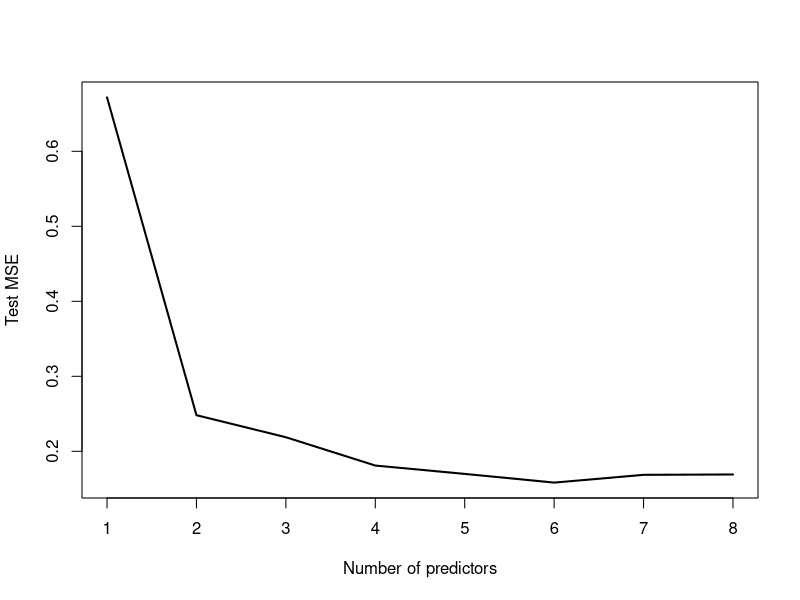
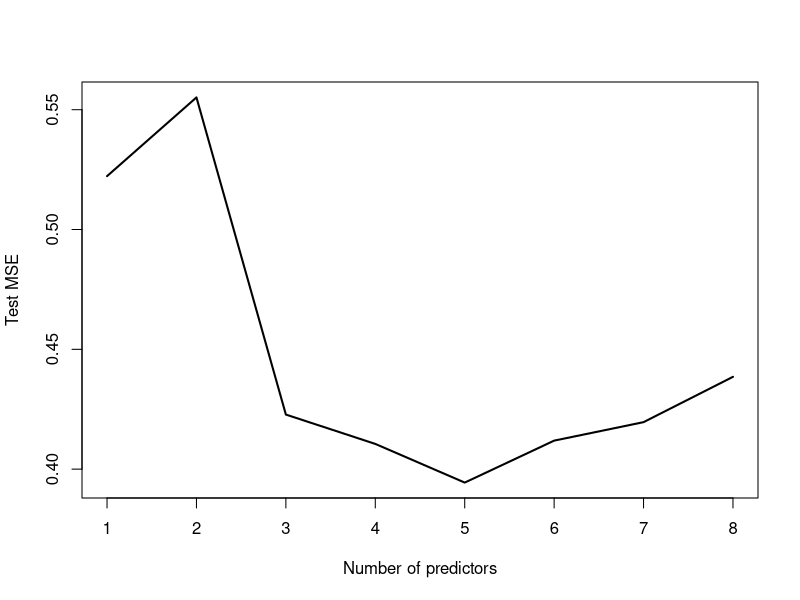
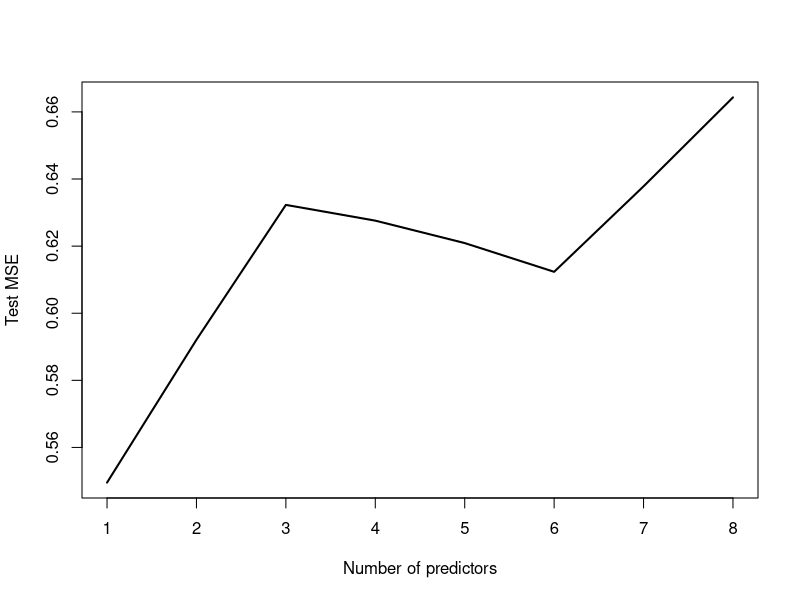
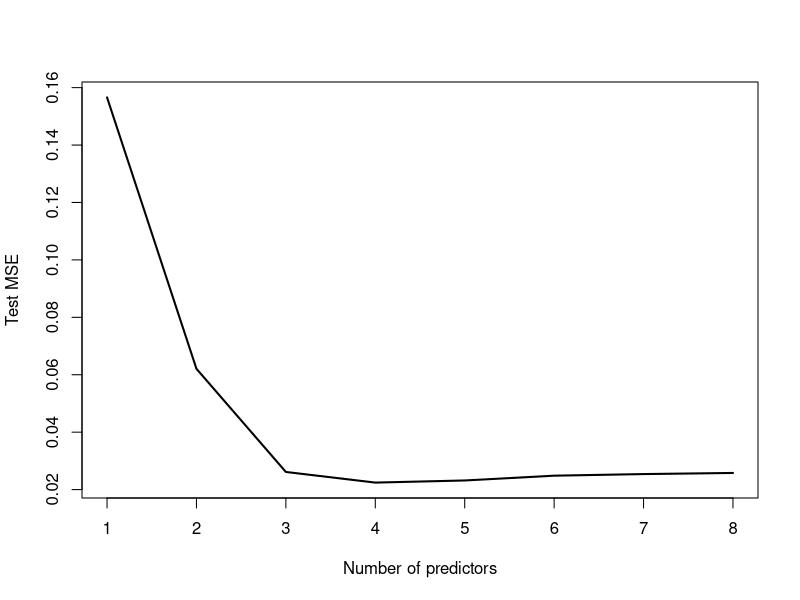
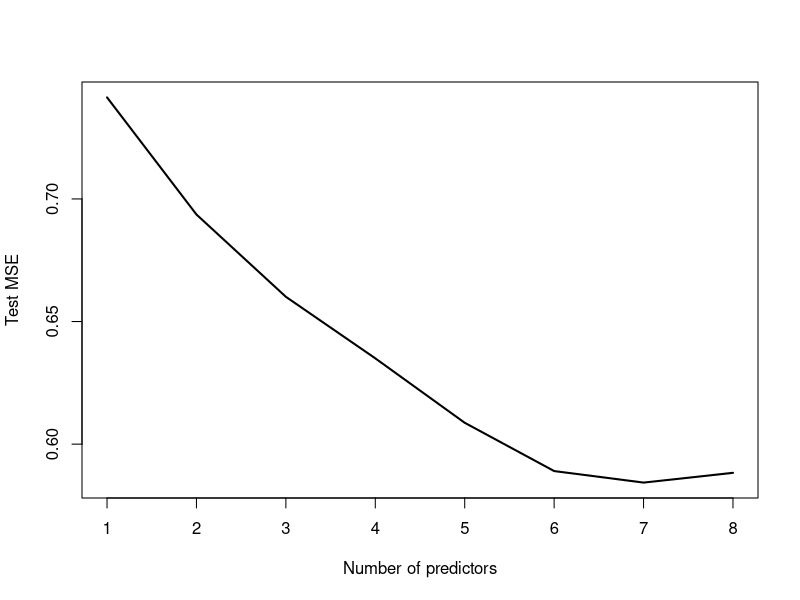
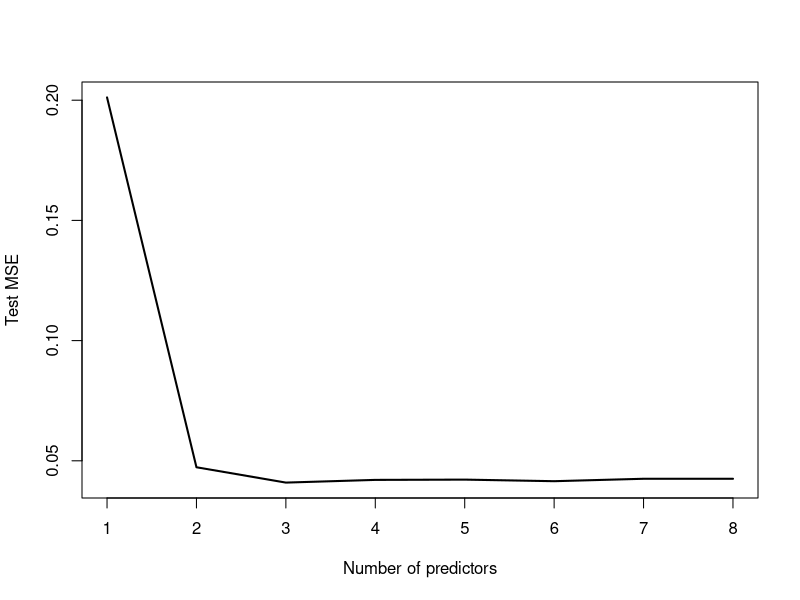
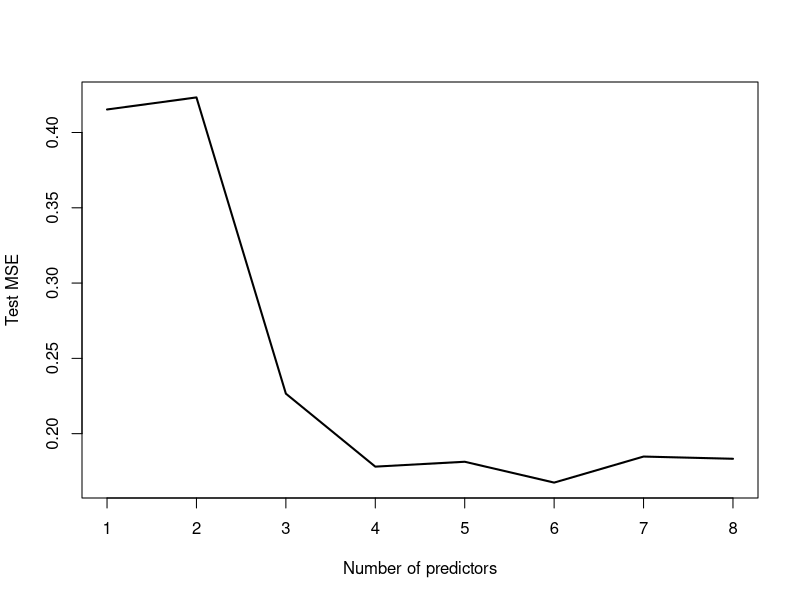
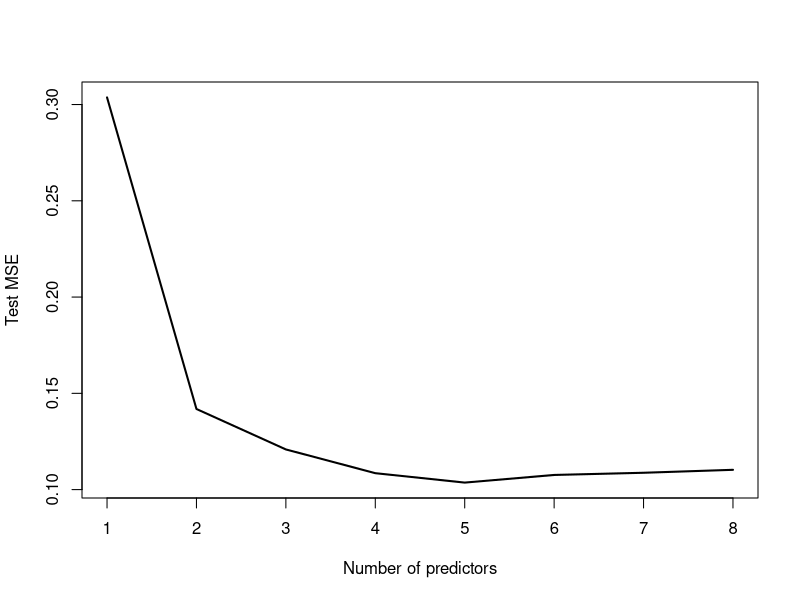

These figures' R source, in order:
install.packages("readr")
install.packages("leaps")
install.packages("caret")
library(leaps)
library(readr)
library(caret)
dat = read_csv("Work10_final.csv", col_types = cols(Abb = col_skip(), polymer = col_skip()))
View(dat)

preproc1 <- preProcess(dat, method=c("center", "scale"))
dat_norm <- predict(preproc1, dat)
dat = dat_norm

MSE_store = matrix(as.vector(0), nrow=9, ncol=8, byrow = TRUE)
rownames(MSE_store) = c("Sol", "Tm", "ST", "MV", "density", "Ecoh", "Tg", "HC", "EMW")
colnames(MSE_store) = c(1:8)
View(MSE_store)

attach(dat)

# For Solubility (Sol)
set.seed(123)
train = sample(102, 75)

regfit.full=regsubsets(Sol~.,dat)
summary(regfit.full)
reg.summary=summary(regfit.full)

lm.fit2 = lm(Sol~density, data = dat, subset = train)
pred=predict(lm.fit2, dat)
MSE = mean((Sol-pred)[-train]^2)
MSE_store [1,1] = MSE 
lm.fit2 = lm(Sol~MV+Ecoh, data = dat, subset = train)
pred=predict(lm.fit2, dat)
MSE = mean((Sol-pred)[-train]^2)
MSE_store [1,2] = MSE 
lm.fit2 = lm(Sol~MV+density+Ecoh, data = dat, subset = train)
pred=predict(lm.fit2, dat)
MSE = mean((Sol-pred)[-train]^2)
MSE_store [1,3] = MSE 
lm.fit2 = lm(Sol~MV+Ecoh+Tg+HC, data = dat, subset = train)
pred=predict(lm.fit2, dat)
MSE = mean((Sol-pred)[-train]^2)
MSE_store [1,4] = MSE 
lm.fit2 = lm(Sol~MV+density+Ecoh+Tg+HC, data = dat, subset = train)
pred=predict(lm.fit2, dat)
MSE = mean((Sol-pred)[-train]^2)
MSE_store [1,5] = MSE 
lm.fit2 = lm(Sol~ST+MV+density+Ecoh+Tg+HC, data = dat, subset = train)
pred=predict(lm.fit2, dat)
MSE = mean((Sol-pred)[-train]^2)
MSE_store [1,6] = MSE 
lm.fit2 = lm(Sol~ST+MV+density+Ecoh+Tg+HC+EMW, data = dat, subset = train)
pred=predict(lm.fit2, dat)
MSE = mean((Sol-pred)[-train]^2)
MSE_store [1,7] = MSE 
lm.fit2 = lm(Sol~Tm+ST+MV+density+Ecoh+Tg+HC+EMW, data = dat, subset = train)
pred=predict(lm.fit2, dat)
MSE = mean((Sol-pred)[-train]^2)
MSE_store [1,8] = MSE

plot(MSE_store[1,], type = 'l', lwd=2, xlab = "Number of predictors", ylab = "Test MSE")
View(MSE_store)

# For Melting Temp (Tm)

regfit.full=regsubsets(Tm~.,dat)
summary(regfit.full)
reg.summary=summary(regfit.full)

################### MSE
train = sample(102, 75)
lm.fit2 = lm(Tm~Tg, data = dat, subset = train)
pred=predict(lm.fit2, dat)
MSE = mean((Tm-pred)[-train]^2)
MSE_store [2,1] = MSE 
lm.fit2 = lm(Tm~Tg+HC, data = dat, subset = train)
pred=predict(lm.fit2, dat)
MSE = mean((Tm-pred)[-train]^2)
MSE_store [2,2] = MSE 
lm.fit2 = lm(Tm~MV+Tg+HC, data = dat, subset = train)
pred=predict(lm.fit2, dat)
MSE = mean((Tm-pred)[-train]^2)
MSE_store [2,3] = MSE 
lm.fit2 = lm(Tm~MV+Tg+HC+EMW, data = dat, subset = train)
pred=predict(lm.fit2, dat)
MSE = mean((Tm-pred)[-train]^2)
MSE_store [2,4] = MSE 
lm.fit2 = lm(Tm~MV+density+Tg+HC+EMW, data = dat, subset = train)
pred=predict(lm.fit2, dat)
MSE = mean((Tm-pred)[-train]^2)
MSE_store [2,5] = MSE 
lm.fit2 = lm(Tm~Sol+MV+density+Tg+HC+EMW, data = dat, subset = train)
pred=predict(lm.fit2, dat)
MSE = mean((Tm-pred)[-train]^2)
MSE_store [2,6] = MSE 
lm.fit2 = lm(Tm~Sol+MV+density+Ecoh+Tg+HC+EMW, data = dat, subset = train)
pred=predict(lm.fit2, dat)
MSE = mean((Tm-pred)[-train]^2)
MSE_store [2,7] = MSE 
lm.fit2 = lm(Tm~Sol+ST+MV+density+Ecoh+Tg+HC+EMW, data = dat, subset = train)
pred=predict(lm.fit2, dat)
MSE = mean((Tm-pred)[-train]^2)
MSE_store [2,8] = MSE 
plot(MSE_store[2,], type = 'l', lwd=2, xlab = "Number of predictors", ylab = "Test MSE")

View(MSE_store)
###########################

# For Surface Tension (ST)

regfit.full=regsubsets(ST~.,dat)
summary(regfit.full)
reg.summary=summary(regfit.full)

################### MSE
train = sample(102, 75)
lm.fit2 = lm(ST~Sol, data = dat, subset = train)
pred=predict(lm.fit2, dat)
MSE = mean((ST-pred)[-train]^2)
MSE_store [3,1] = MSE 
lm.fit2 = lm(ST~Sol+density, data = dat, subset = train)
pred=predict(lm.fit2, dat)
MSE = mean((ST-pred)[-train]^2)
MSE_store [3,2] = MSE 
lm.fit2 = lm(ST~Sol+density+Tg, data = dat, subset = train)
pred=predict(lm.fit2, dat)
MSE = mean((ST-pred)[-train]^2)
MSE_store [3,3] = MSE 
lm.fit2 = lm(ST~Sol+density++Ecoh+Tg, data = dat, subset = train)
pred=predict(lm.fit2, dat)
MSE = mean((ST-pred)[-train]^2)
MSE_store [3,4] = MSE 
lm.fit2 = lm(ST~Sol+density++Ecoh+Tg+EMW, data = dat, subset = train)
pred=predict(lm.fit2, dat)
MSE = mean((ST-pred)[-train]^2)
MSE_store [3,5] = MSE 
lm.fit2 = lm(ST~Sol+density++Ecoh+Tg+HC+EMW, data = dat, subset = train)
pred=predict(lm.fit2, dat)
MSE = mean((ST-pred)[-train]^2)
MSE_store [3,6] = MSE 
lm.fit2 = lm(ST~Sol+Tm+density++Ecoh+Tg+HC+EMW, data = dat, subset = train)
pred=predict(lm.fit2, dat)
MSE = mean((ST-pred)[-train]^2)
MSE_store [3,7] = MSE 
lm.fit2 = lm(ST~Sol+Tm+MV+density++Ecoh+Tg+HC+EMW, data = dat, subset = train)
pred=predict(lm.fit2, dat)
MSE = mean((ST-pred)[-train]^2)
MSE_store [3,8] = MSE 

plot(MSE_store[3,], type = 'l', lwd=2, xlab = "Number of predictors", ylab = "Test MSE")
View(MSE_store)

# for Molar Volume 
regfit.full=regsubsets(MV~.,dat)
summary(regfit.full)
reg.summary=summary(regfit.full)

################### MSE
train = sample(102, 75)
lm.fit2 = lm(MV~HC, data = dat, subset = train)
pred=predict(lm.fit2, dat)
MSE = mean((MV-pred)[-train]^2)
MSE_store [4,1] = MSE 
lm.fit2 = lm(MV~Sol+Ecoh, data = dat, subset = train)
pred=predict(lm.fit2, dat)
MSE = mean((MV-pred)[-train]^2)
MSE_store [4,2] = MSE 
lm.fit2 = lm(MV~Sol+Ecoh+HC, data = dat, subset = train)
pred=predict(lm.fit2, dat)
MSE = mean((MV-pred)[-train]^2)
MSE_store [4,3] = MSE 
lm.fit2 = lm(MV~Sol+Ecoh+Tg+HC, data = dat, subset = train)
pred=predict(lm.fit2, dat)
MSE = mean((MV-pred)[-train]^2)
MSE_store [4,4] = MSE 
lm.fit2 = lm(MV~Sol+Tm+Ecoh+Tg+HC, data = dat, subset = train)
pred=predict(lm.fit2, dat)
MSE = mean((MV-pred)[-train]^2)
MSE_store [4,5] = MSE 
lm.fit2 = lm(MV~Sol+Tm+density+Ecoh+Tg+HC, data = dat, subset = train)
pred=predict(lm.fit2, dat)
MSE = mean((MV-pred)[-train]^2)
MSE_store [4,6] = MSE 
lm.fit2 = lm(MV~Sol+Tm+density+Ecoh+Tg+HC+EMW, data = dat, subset = train)
pred=predict(lm.fit2, dat)
MSE = mean((MV-pred)[-train]^2)
MSE_store [4,7] = MSE 
lm.fit2 = lm(MV~Sol+Tm+ST+density+Ecoh+Tg+HC+EMW, data = dat, subset = train)
pred=predict(lm.fit2, dat)
MSE = mean((MV-pred)[-train]^2)
MSE_store [4,8] = MSE 

plot(MSE_store[4,], type = 'l', lwd=2, xlab = "Number of predictors", ylab = "Test MSE")
View(MSE_store)

# For Density (density)

regfit.full=regsubsets(density~.,dat)
summary(regfit.full)
reg.summary=summary(regfit.full)

################### MSE
train = sample(102, 75)
lm.fit2 = lm(density~Sol, data = dat, subset = train)
pred=predict(lm.fit2, dat)
MSE = mean((density-pred)[-train]^2)
MSE_store [5,1] = MSE 
lm.fit2 = lm(density~Sol+ST, data = dat, subset = train)
pred=predict(lm.fit2, dat)
MSE = mean((density-pred)[-train]^2)
MSE_store [5,2] = MSE 
lm.fit2 = lm(density~Sol+ST+EMW, data = dat, subset = train)
pred=predict(lm.fit2, dat)
MSE = mean((density-pred)[-train]^2)
MSE_store [5,3] = MSE 
lm.fit2 = lm(density~Sol+Tm+Tg+EMW, data = dat, subset = train)
pred=predict(lm.fit2, dat)
MSE = mean((density-pred)[-train]^2)
MSE_store [5,4] = MSE 
lm.fit2 = lm(density~Sol+Tm+ST+Tg+EMW, data = dat, subset = train)
pred=predict(lm.fit2, dat)
MSE = mean((density-pred)[-train]^2)
MSE_store [5,5] = MSE 
lm.fit2 = lm(density~Sol+Tm+ST+Ecoh+Tg+EMW, data = dat, subset = train)
pred=predict(lm.fit2, dat)
MSE = mean((density-pred)[-train]^2)
MSE_store [5,6] = MSE 
lm.fit2 = lm(density~Sol+Tm+ST+MV+Ecoh+Tg+EMW, data = dat, subset = train)
pred=predict(lm.fit2, dat)
MSE = mean((density-pred)[-train]^2)
MSE_store [5,7] = MSE 
lm.fit2 = lm(density~Sol+Tm+ST+MV+Ecoh+Tg+HC+EMW, data = dat, subset = train)
pred=predict(lm.fit2, dat)
MSE = mean((density-pred)[-train]^2)
MSE_store [5,8] = MSE 

plot(MSE_store[5,], type = 'l', lwd=2, xlab = "Number of predictors", ylab = "Test MSE")
View(MSE_store)


# For Energy of Cohesion (Ecoh)

regfit.full=regsubsets(Ecoh~.,dat)
summary(regfit.full)
reg.summary=summary(regfit.full)

################### MSE
train = sample(102, 75)
lm.fit2 = lm(Ecoh~MV, data = dat, subset = train)
pred=predict(lm.fit2, dat)
MSE = mean((Ecoh-pred)[-train]^2)
MSE_store [6,1] = MSE 
lm.fit2 = lm(Ecoh~Sol+MV, data = dat, subset = train)
pred=predict(lm.fit2, dat)
MSE = mean((Ecoh-pred)[-train]^2)
MSE_store [6,2] = MSE 
lm.fit2 = lm(Ecoh~Sol+MV+HC, data = dat, subset = train)
pred=predict(lm.fit2, dat)
MSE = mean((Ecoh-pred)[-train]^2)
MSE_store [6,3] = MSE 
lm.fit2 = lm(Ecoh~Sol+MV+Tg+HC, data = dat, subset = train)
pred=predict(lm.fit2, dat)
MSE = mean((Ecoh-pred)[-train]^2)
MSE_store [6,4] = MSE 
lm.fit2 = lm(Ecoh~Sol+MV+Tg+HC+EMW, data = dat, subset = train)
pred=predict(lm.fit2, dat)
MSE = mean((Ecoh-pred)[-train]^2)
MSE_store [6,5] = MSE 
lm.fit2 = lm(Ecoh~Sol+MV+density+Tg+HC+EMW, data = dat, subset = train)
pred=predict(lm.fit2, dat)
MSE = mean((Ecoh-pred)[-train]^2)
MSE_store [6,6] = MSE 
lm.fit2 = lm(Ecoh~Sol+ST+MV+density+Tg+HC+EMW, data = dat, subset = train)
pred=predict(lm.fit2, dat)
MSE = mean((Ecoh-pred)[-train]^2)
MSE_store [6,7] = MSE 
lm.fit2 = lm(Ecoh~Sol+Tm+ST+MV+density+Tg+HC+EMW, data = dat, subset = train)
pred=predict(lm.fit2, dat)
MSE = mean((Ecoh-pred)[-train]^2)
MSE_store [6,8] = MSE 

plot(MSE_store[6,], type = 'l', lwd=2, xlab = "Number of predictors", ylab = "Test MSE")
View(MSE_store)

# for Glass Transition Temperature (Tg)
regfit.full=regsubsets(Tg~.,dat)
summary(regfit.full)
reg.summary=summary(regfit.full)

train=sample(102,75)
lm.fit2 = lm(Tg~Tm, data = dat, subset = train)
pred=predict(lm.fit2, dat)
MSE = mean((Tg-pred)[-train]^2)
MSE_store [7,1] = MSE 
lm.fit2 = lm(Tg~Sol+Tm, data = dat, subset = train)
pred=predict(lm.fit2, dat)
MSE = mean((Tg-pred)[-train]^2)
MSE_store [7,2] = MSE 
lm.fit2 = lm(Tg~Sol+MV+HC, data = dat, subset = train)
pred=predict(lm.fit2, dat)
MSE = mean((Tg-pred)[-train]^2)
MSE_store [7,3] = MSE 
lm.fit2 = lm(Tg~Sol+MV+HC+EMW, data = dat, subset = train)
pred=predict(lm.fit2, dat)
MSE = mean((Tg-pred)[-train]^2)
MSE_store [7,4] = MSE 
lm.fit2 = lm(Tg~Sol+Tm+MV+HC+EMW, data = dat, subset = train)
pred=predict(lm.fit2, dat)
MSE = mean((Tg-pred)[-train]^2)
MSE_store [7,5] = MSE 
lm.fit2 = lm(Tg~Sol+Tm+MV+density+HC+EMW, data = dat, subset = train)
pred=predict(lm.fit2, dat)
MSE = mean((Tg-pred)[-train]^2)
MSE_store [7,6] = MSE 
lm.fit2 = lm(Tg~Sol+Tm+MV+density+Ecoh+HC+EMW, data = dat, subset = train)
pred=predict(lm.fit2, dat)
MSE = mean((Tg-pred)[-train]^2)
MSE_store [7,7] = MSE 
lm.fit2 = lm(Tg~Sol+Tm+ST+MV+density+Ecoh+HC+EMW, data = dat, subset = train)
pred=predict(lm.fit2, dat)
MSE = mean((Tg-pred)[-train]^2)
MSE_store [7,8] = MSE

plot(MSE_store[7,], type = 'l', lwd=2, xlab = "Number of predictors", ylab = "Test MSE")
View(MSE_store)


# for Molar Heat Capacity (HC)

regfit.full=regsubsets(HC~.,dat)
summary(regfit.full)
reg.summary=summary(regfit.full)

################### MSE
train = sample(102, 75)
lm.fit2 = lm(HC~MV, data = dat, subset = train)
pred=predict(lm.fit2, dat)
MSE = mean((HC-pred)[-train]^2)
MSE_store [8,1] = MSE 
lm.fit2 = lm(HC~MV+Tg, data = dat, subset = train)
pred=predict(lm.fit2, dat)
MSE = mean((HC-pred)[-train]^2)
MSE_store [8,2] = MSE 
lm.fit2 = lm(HC~Tm+MV+Tg, data = dat, subset = train)
pred=predict(lm.fit2, dat)
MSE = mean((HC-pred)[-train]^2)
MSE_store [8,3] = MSE 
lm.fit2 = lm(HC~Sol+Tm+MV+Tg, data = dat, subset = train)
pred=predict(lm.fit2, dat)
MSE = mean((HC-pred)[-train]^2)
MSE_store [8,4] = MSE 
lm.fit2 = lm(HC~Sol+Tm+MV+Ecoh+Tg, data = dat, subset = train)
pred=predict(lm.fit2, dat)
MSE = mean((HC-pred)[-train]^2)
MSE_store [8,5] = MSE 
lm.fit2 = lm(HC~Sol+Tm+MV+Ecoh+Tg+EMW, data = dat, subset = train)
pred=predict(lm.fit2, dat)
MSE = mean((HC-pred)[-train]^2)
MSE_store [8,6] = MSE 
lm.fit2 = lm(HC~Sol+Tm+ST+MV+Ecoh+Tg+EMW, data = dat, subset = train)
pred=predict(lm.fit2, dat)
MSE = mean((HC-pred)[-train]^2)
MSE_store [8,7] = MSE 
lm.fit2 = lm(HC~Sol+Tm+ST+MV+density+Ecoh+Tg+EMW, data = dat, subset = train)
pred=predict(lm.fit2, dat)
MSE = mean((HC-pred)[-train]^2)
MSE_store [8,8] = MSE 

plot(MSE_store[8,], type = 'l', lwd=2, xlab = "Number of predictors", ylab = "Test MSE")
View(MSE_store)


# for Entanglement Molecular Weight (EMW)

regfit.full=regsubsets(EMW~.,dat)
summary(regfit.full)
reg.summary=summary(regfit.full)

################### MSE

train = sample(102, 75)
lm.fit2 = lm(EMW~Tg, data = dat, subset = train)
pred=predict(lm.fit2, dat)
MSE = mean((EMW-pred)[-train]^2)
MSE_store [9,1] = MSE 
lm.fit2 = lm(EMW~Ecoh+Tg, data = dat, subset = train)
pred=predict(lm.fit2, dat)
MSE = mean((EMW-pred)[-train]^2)
MSE_store [9,2] = MSE 
lm.fit2 = lm(EMW~MV+density+Tg, data = dat, subset = train)
pred=predict(lm.fit2, dat)
MSE = mean((EMW-pred)[-train]^2)
MSE_store [9,3] = MSE 
lm.fit2 = lm(EMW~MV+density+Tg+HC, data = dat, subset = train)
pred=predict(lm.fit2, dat)
MSE = mean((EMW-pred)[-train]^2)
MSE_store [9,4] = MSE 
lm.fit2 = lm(EMW~Sol+density+Ecoh+Tg+HC, data = dat, subset = train)
pred=predict(lm.fit2, dat)
MSE = mean((EMW-pred)[-train]^2)
MSE_store [9,5] = MSE 
lm.fit2 = lm(EMW~Sol+Tm+density+Ecoh+Tg+HC, data = dat, subset = train)
pred=predict(lm.fit2, dat)
MSE = mean((EMW-pred)[-train]^2)
MSE_store [9,6] = MSE 
lm.fit2 = lm(EMW~Sol+Tm+ST+density+Ecoh+Tg+HC, data = dat, subset = train)
pred=predict(lm.fit2, dat)
MSE = mean((EMW-pred)[-train]^2)
MSE_store [9,7] = MSE 
lm.fit2 = lm(EMW~Sol+Tm+ST+MV+density+Ecoh+Tg+HC, data = dat, subset = train)
pred=predict(lm.fit2, dat)
MSE = mean((EMW-pred)[-train]^2)
MSE_store [9,8] = MSE 

plot(MSE_store[9,], type = 'l', lwd=2, xlab = "Number of predictors", ylab = "Test MSE")
View(MSE_store)
